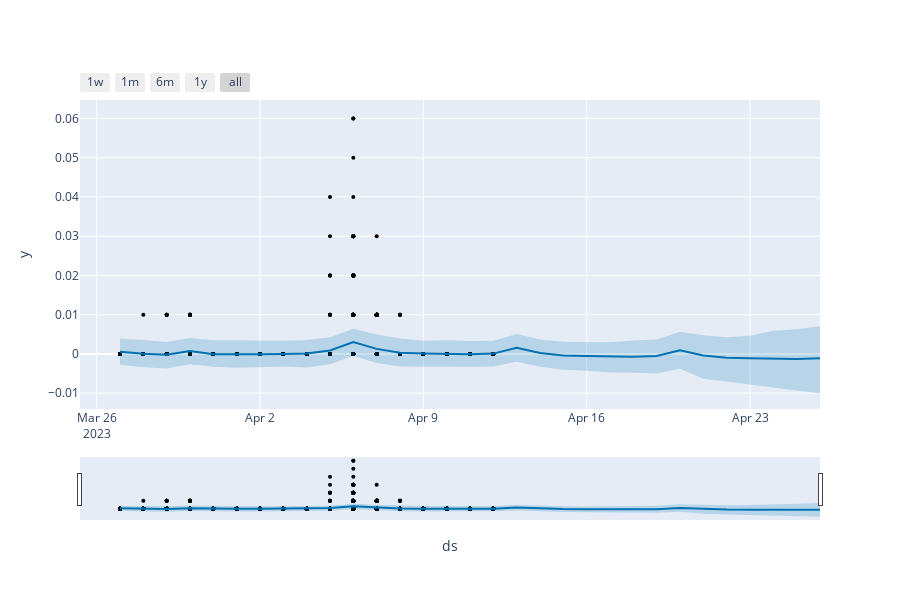

Notebook code cell kept with this figure:
### Code cell
# forcast 3
plot_plotly(m, precip2Weekforecast)
